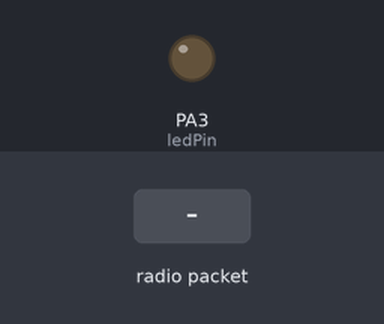
This sketch was run on a simulated STM32 Blue Pill. Parts: output pins drawn as LEDs (lit = HIGH). The test bench sets the inputs (shaded band). EEPROM starts erased; no radio packets arrive unless stated; the modem accepts every AT command (registered, SIM ready, sends succeed) and sends nothing else; what the sketch prints to the serial monitor is not drawn.

Above: at 7.2 s.
7.3 s: radio packet "0" arrives
At 7.8 s:
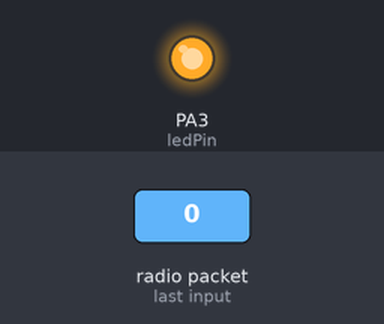
8.8 s: radio packet "5" arrives
At 9.9 s:
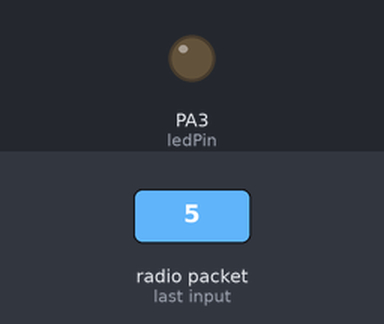
10.3 s: radio packet "90" arrives
At 11.0 s:
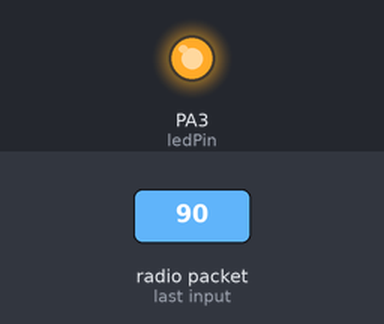
Timing chart, 0 to 13.3 s (numbered marks = the images above; inputs shaded):
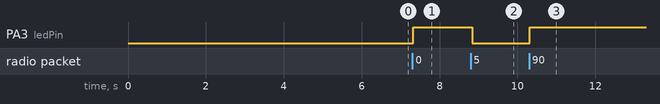

The sketch:

AnamoMeter_Slave_v1.0.ino
```cpp
// Include required libraries
#include <SPI.h>         // For SPI communication (used by LoRa module)
#include <LoRa_STM32.h>  // Library to handle LoRa communication on STM32
#include <EEPROM.h>      // For reading and writing persistent data
#include "DHTStable.h"   // Likely for DHT sensor (not used in this code)

// ------------------ Pin definitions ------------------
#define NSS PA4    // LoRa module Chip Select pin
#define RESET PB1  // LoRa module Reset pin
#define DIO0 PB0   // LoRa module Interrupt pin

#define TX_P 17       // LoRa transmit power
#define ENCRYPT 0x78  // LoRa sync word (acts like encryption)

// LED pin definition
const char ledPin = PA3;

// ------------------ Command buffers for DWIN display ------------------
unsigned char CFMVALUE[8] = { 0x5a, 0xa5, 0x05, 0x82, 0x51, 0x00, 0x00, 0x00 };             // Command to update the CFM value on display
unsigned char LowThresholdValue[8] = { 0x5a, 0xa5, 0x05, 0x82, 0x61, 0x00, 0x00, 0x00 };    // Command to update the lower threshold value
unsigned char UpperThresholdValue[8] = { 0x5a, 0xa5, 0x05, 0x82, 0x62, 0x00, 0x00, 0x00 };  // Command to update the upper threshold value
unsigned char STRVALUE[29] = { 0x5A, 0xA5, 0x1A, 0x82, 0x10, 0x00 };                        // Command to send a string (max 23 characters) to display

// ------------------ Buffers and variables ------------------
// Buffer to store data received from display
unsigned char Buffer[9];

// String to store data received from LoRa
String recData = "";

// Variables to store values
int CFMvalue = 0;             // Measured airflow value
int lowerThresholdValue = 0;  // Lower threshold
int upperThresholdValue = 0;  // Upper threshold

// Timing variables
unsigned int previousTime = 0;
unsigned long lastLoRaCheck = 0;       // Last time we checked for LoRa packet
unsigned long loraCheckInterval = 50;  // Check LoRa every 50ms
unsigned long previousMillis = 0;
const unsigned long interval = 15000;  // Restart LoRa every 15 seconds

bool ledState = 0;  // LED state

// ------------------ Setup ------------------
void setup() {
  delay(5000);            // Wait for hardware to stabilize
  Serial.begin(9600);     // Debug serial
  Serial1.begin(115200);  // Serial to DWIN display

  // Initialize LoRa module
  LoRa.setTxPower(TX_P);
  LoRa.setSyncWord(ENCRYPT);
  LoRa.setPins(NSS, RESET, DIO0);
  if (!LoRa.begin(433E6)) {
    // Serial.println("Starting LoRa failed!");
    // Optional: infinite loop if LoRa fails
  }

  pinMode(ledPin, OUTPUT);    // Configure LED pin
  digitalWrite(ledPin, LOW);  // Turn LED off initially

  // Load saved thresholds from EEPROM
  readThresholdsFromEEPROM();

  // Send initial thresholds to display
  sendValueToDWIN(LowThresholdValue, lowerThresholdValue);
  delay(1000);
  sendValueToDWIN(UpperThresholdValue, upperThresholdValue);
}

// ------------------ Loop ------------------
void loop() {
  // Check LoRa packets at regular interval (non-blocking)
  if (millis() - lastLoRaCheck >= loraCheckInterval) {
    lastLoRaCheck = millis();
    checkLoRaPackets();
  }

  // If CFMvalue is within thresholds, show warning message on display
  if (CFMvalue >= lowerThresholdValue && CFMvalue <= upperThresholdValue) {
    sendStringToDWIN("need to change the fan");
  } else {
    sendStringToDWIN("                      ");  // Clear message
  }

  // Restart LoRa periodically
  unsigned long currentMillis = millis();
  if (currentMillis - previousMillis >= interval) {
    previousMillis = currentMillis;
    resetAndResetLoRa();
  }

  // Check for data from display
  receiveDataFromDisplay();
}

// ------------------ LoRa functions ------------------

// Check if a LoRa packet was received
void checkLoRaPackets() {
  int packetSize = LoRa.parsePacket();
  if (packetSize) {
    handleReceivedPacket();  // Handle the packet
  }
}

// Handle the received LoRa packet
void handleReceivedPacket() {
  recData = "";
  while (LoRa.available()) {
    recData += (char)LoRa.read();  // Read data into string
  }

  // Toggle LED as a sign of data reception
  ledState = (ledState == 0) ? 1 : 0;
  digitalWrite(ledPin, ledState);

  // Convert received string to integer airflow value
  CFMvalue = recData.toInt();

  // Send updated CFM value to DWIN display
  sendValueToDWIN(CFMVALUE, CFMvalue);
}

// Restart and reconfigure LoRa
void resetAndResetLoRa() {
  LoRa_reset();                     // Hardware reset
  Serial.println("LoRa Receiver");  // Debug message
  LoRa.setTxPower(TX_P);
  LoRa.setSyncWord(ENCRYPT);
  LoRa.setPins(NSS, RESET, DIO0);
  if (!LoRa.begin(433E6)) {
    // Serial.println("Starting LoRa failed!");
  }
}

// Perform LoRa hardware reset
void LoRa_reset() {
  digitalWrite(RESET, LOW);
  delay(100);
  digitalWrite(RESET, HIGH);
  delay(100);
}

// ------------------ Display communication ------------------

// Send integer value to DWIN display
void sendValueToDWIN(uint8_t* commandBuffer, int value) {
  commandBuffer[6] = highByte(value);  // High byte of value
  commandBuffer[7] = lowByte(value);   // Low byte of value
  Serial1.write(commandBuffer, 8);     // Send to display
}

// Receive and handle data from display
void receiveDataFromDisplay() {
  int val = 0, val1 = 0;

  // Wait until full 9-byte frame is available
  if (Serial1.available() >= 9) {
    for (int i = 0; i < 9; i++) {
      Buffer[i] = Serial1.read();  // Read each byte
      delay(1);                    // Small delay between reads
    }

    // Check for valid header
    if (Buffer[0] == 0X5A) {
      // Check if this is a control command
      if (Buffer[3] == 0x83) {
        switch (Buffer[4]) {
          case 0x61:  // Lower threshold update
            lowerThresholdValue = Buffer[7] * 256 + Buffer[8];
            break;

          case 0x62:  // Upper threshold update
            upperThresholdValue = Buffer[7] * 256 + Buffer[8];
            break;

          case 0x63:  // Command to save thresholds to EEPROM
            writeThresholdsToEEPROM(lowerThresholdValue, upperThresholdValue);
            break;

          default:
            break;  // Ignore unknown commands
        }
      }
    }
  }
}

// ------------------ EEPROM functions ------------------

// Save thresholds to EEPROM
void writeThresholdsToEEPROM(int lowVal, int highVal) {
  EEPROM.write(0, highByte(lowVal));   // Lower threshold high byte
  EEPROM.write(1, lowByte(lowVal));    // Lower threshold low byte
  EEPROM.write(2, highByte(highVal));  // Upper threshold high byte
  EEPROM.write(3, lowByte(highVal));   // Upper threshold low byte
}

// Read thresholds from EEPROM at startup
void readThresholdsFromEEPROM() {
  lowerThresholdValue = (EEPROM.read(0) << 8) | EEPROM.read(1);
  upperThresholdValue = (EEPROM.read(2) << 8) | EEPROM.read(3);
}

// ------------------ Send string to DWIN display ------------------

// Send up to 23-character string to display
void sendStringToDWIN(const char* str) {
  for (int i = 0; i < 23; i++) {
    if (str[i] == '\0') {
      STRVALUE[6 + i] = ' ';  // Fill unused space with spaces
    } else {
      STRVALUE[6 + i] = str[i];  // Copy character
    }
  }
  Serial1.write(STRVALUE, sizeof(STRVALUE));  // Send complete message
}
```

Measured:
- after the input at 7.3 s, PA3 (ledPin): LOW → HIGH at once
- after the input at 8.8 s, PA3 (ledPin): HIGH → LOW at once
- after the input at 10.3 s, PA3 (ledPin): LOW → HIGH at once
